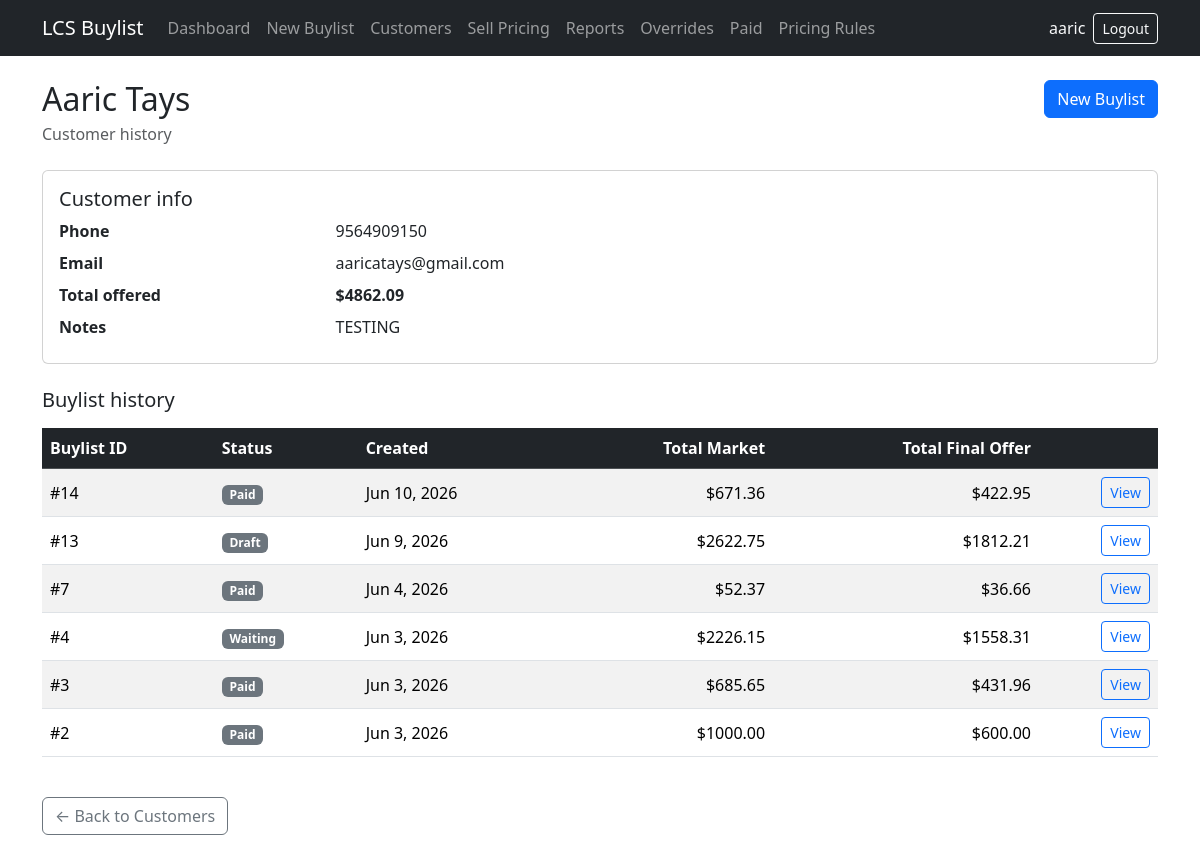
/customers/2/ (signed in), run on the app's committed database.
### buylists/models.py (models this page shows, shortened)
class Customer(models.Model):
    name = models.CharField(max_length=200)
    phone = models.CharField(max_length=50, blank=True)
    email = models.EmailField(blank=True)
    notes = models.TextField(blank=True)
    class Meta:
        ordering = ['name']

class Buylist(models.Model):
    STATUS_DRAFT = 'draft'
    STATUS_WAITING = 'waiting'
    STATUS_ACCEPTED = 'accepted'
    STATUS_REJECTED = 'rejected'
    STATUS_PAID = 'paid'
    STATUS_CHOICES = [
        (STATUS_DRAFT, 'Draft'),
        (STATUS_WAITING, 'Waiting'),
        (STATUS_ACCEPTED, 'Accepted'),
        (STATUS_REJECTED, 'Rejected'),
        (STATUS_PAID, 'Paid'),
    ]
    TERMINAL_STATUSES = {
        STATUS_ACCEPTED,
        STATUS_REJECTED,
        STATUS_PAID,
    }
    PAYMENT_CASH = 'cash'
    PAYMENT_TRADE = 'trade'
    PAYMENT_CHOICES = [
        ('', 'Not selected'),
        (PAYMENT_CASH, 'Cash (60%)'),
        (PAYMENT_TRADE, 'Trade credit (70%)'),
    ]
    customer = models.ForeignKey(
        Customer,
        on_delete=models.CASCADE,
        related_name='buylists',
    )
    created_by = models.ForeignKey(
        settings.AUTH_USER_MODEL,
        on_delete=models.SET_NULL,
        null=True,
        blank=True,
        related_name='buylists_created',
    )
    status = models.CharField(
        max_length=20,
        choices=STATUS_CHOICES,
        default=STATUS_DRAFT,
    )
    payment_choice = models.CharField(
        max_length=10,
        choices=PAYMENT_CHOICES,
        blank=True,
        default='',
    )
    PAYMENT_METHOD_CASH = 'cash'
    PAYMENT_METHOD_STORE_CREDIT = 'store_credit'
    PAYMENT_METHOD_TRADE = 'trade'
    PAYMENT_METHOD_MIXED = 'mixed'
    PAYMENT_METHOD_CHOICES = [
        ('', 'Not paid yet'),
        (PAYMENT_METHOD_CASH, 'Cash'),
        (PAYMENT_METHOD_STORE_CREDIT, 'Store credit'),
        (PAYMENT_METHOD_TRADE, 'Trade'),
        (PAYMENT_METHOD_MIXED, 'Mixed'),
    ]
    payment_method = models.CharField(
        max_length=20,
        choices=PAYMENT_METHOD_CHOICES,
        blank=True,
        default='',
    )
    amount_paid = models.DecimalField(
        max_digits=10,
        decimal_places=2,
        null=True,
        blank=True,
    )
    paid_at = models.DateTimeField(null=True, blank=True)
    paid_by = models.ForeignKey(
        settings.AUTH_USER_MODEL,
        on_delete=models.SET_NULL,
        null=True,
        blank=True,
        related_name='buylists_paid',
    )
    completed_by = models.ForeignKey(
        settings.AUTH_USER_MODEL,
        on_delete=models.SET_NULL,
        null=True,
        blank=True,
        related_name='buylists_completed',
    )
    completed_at = models.DateTimeField(null=True, blank=True)
    unlock_reason = models.TextField(blank=True)
    unlocked_by = models.ForeignKey(
        settings.AUTH_USER_MODEL,
        on_delete=models.SET_NULL,
        null=True,
        blank=True,
        related_name='buylists_unlocked',
    )
    unlocked_at = models.DateTimeField(null=True, blank=True)
    created_at = models.DateTimeField(auto_now_add=True)
    updated_at = models.DateTimeField(auto_now=True)
    class Meta:
        ordering = ['-updated_at']
    @property
    def total_market_value(self):
        return round_money(sum(item.line_market_value for item in self.items.all()))
    @property
    def total_final_offer_value(self):
        return round_money(sum(item.final_offer_price for item in self.items.all()))

class BuylistItem(models.Model):
    CONDITION_NM = 'NM'
    CONDITION_LP = 'LP'
    CONDITION_MP = 'MP'
    CONDITION_HP = 'HP'
    CONDITION_DMG = 'DMG'
    CONDITION_SEALED = 'SLD'
    CONDITION_CHOICES = [
        (CONDITION_NM, 'Near Mint (NM)'),
        (CONDITION_LP, 'Lightly Played (LP)'),
        (CONDITION_MP, 'Moderately Played (MP)'),
        (CONDITION_HP, 'Heavily Played (HP)'),
        (CONDITION_DMG, 'Damaged (DMG)'),
        (CONDITION_SEALED, 'Sealed'),
    ]
    SINGLES_CONDITION_CHOICES = [
        (CONDITION_NM, 'Near Mint (NM)'),
        (CONDITION_LP, 'Lightly Played (LP)'),
        (CONDITION_MP, 'Moderately Played (MP)'),
        (CONDITION_HP, 'Heavily Played (HP)'),
        (CONDITION_DMG, 'Damaged (DMG)'),
    ]
    CONDITION_DEFAULTS = {
        CONDITION_NM: Decimal('1.00'),
        CONDITION_LP: Decimal('0.90'),
        CONDITION_MP: Decimal('0.75'),
        CONDITION_HP: Decimal('0.60'),
        CONDITION_DMG: Decimal('0.40'),
        CONDITION_SEALED: Decimal('1.00'),
    }
    CASH_OFFER_PERCENT = Decimal('0.60')
    TRADE_OFFER_PERCENT = Decimal('0.70')
    buylist = models.ForeignKey(
        Buylist,
        on_delete=models.CASCADE,
        related_name='items',
    )
    card_name = models.CharField(max_length=200)
    set_name = models.CharField(max_length=200, blank=True)
    quantity = models.PositiveIntegerField(default=1)
    condition = models.CharField(
        max_length=3,
        choices=CONDITION_CHOICES,
        default=CONDITION_NM,
    )
    market_price = models.DecimalField(max_digits=10, decimal_places=2)
    condition_percent = models.DecimalField(max_digits=4, decimal_places=2)
    cash_offer_price = models.DecimalField(
        max_digits=10,
        decimal_places=2,
        editable=False,
    )
    trade_offer_price = models.DecimalField(
        max_digits=10,
        decimal_places=2,
        editable=False,
    )
    recommended_offer_price = models.DecimalField(
        max_digits=10,
        decimal_places=2,
        editable=False,
    )
    final_offer_price = models.DecimalField(max_digits=10, decimal_places=2)
    override_reason = models.TextField(blank=True)
    override_recommended_price = models.DecimalField(
        max_digits=10,
        decimal_places=2,
        null=True,
        blank=True,
        editable=False,
        help_text='Recommended offer at the time of override.',
    )
    override_final_price = models.DecimalField(
        max_digits=10,
        decimal_places=2,
        null=True,
        blank=True,
        editable=False,
        help_text='Final offer recorded at the time of override.',
    )
    override_by = models.ForeignKey(
        settings.AUTH_USER_MODEL,
        on_delete=models.SET_NULL,
        null=True,
        blank=True,
        related_name='offer_overrides',
    )
    override_at = models.DateTimeField(null=True, blank=True)
    notes = models.TextField(blank=True)
    class Meta:
        ordering = ['card_name']
    @property
    def line_market_value(self):
        return round_money(Decimal(self.quantity) * self.market_price)

### buylists/views.py (the view)
# urls.py: path('customers/<int:pk>/', views.customer_detail, name='customer_detail'),
@employee_required
def customer_detail(request, pk):
    customer = get_object_or_404(Customer, pk=pk)
    buylists = (
        Buylist.objects.filter(customer=customer)
        .prefetch_related('items')
        .order_by('-created_at')
    )
    total_offered = round_money(
        sum(buylist.total_final_offer_value for buylist in buylists)
    )
    return render(request, 'buylists/customer_detail.html', {
        'customer': customer,
        'buylists': buylists,
        'total_offered': total_offered,
    })

### buylists/context_processors.py (called while the page is built)
def nav_permissions(request):
    user = request.user
    return {
        'nav_is_authenticated': user.is_authenticated,
        'nav_username': user.get_username() if user.is_authenticated else '',
        'nav_is_owner': user_is_owner(user),
        'nav_is_manager_or_owner': user_is_manager_or_owner(user),
        'nav_can_view_reports': user.is_authenticated,
        'nav_can_view_override_report': user_is_manager_or_owner(user),
        'nav_can_view_paid_report': user_is_manager_or_owner(user),
    }

### buylists/models.py (called while the page is built)
def round_money(amount):
    return Decimal(amount).quantize(MONEY_PRECISION)

### buylists/permissions.py (called while the page is built)
def user_is_owner(user):
    if not user.is_authenticated:
        return False
    return user.is_superuser or GROUP_OWNER in user_group_names(user)

def user_is_manager_or_owner(user):
    if not user.is_authenticated:
        return False
    if user_is_owner(user):
        return True
    return GROUP_MANAGER in user_group_names(user)

### buylists/templates/buylists/customer_detail.html (shortened to what this page needs)
{% extends "buylists/base.html" %}
{% block content %}
<div class="d-flex justify-content-between align-items-start mb-4">
    <div>
        <h1 class="h2 mb-1">{{ customer.name }}</h1>
        <p class="text-muted mb-0">Customer history</p>
    </div>
    <a href="{% url 'buylists:buylist_create' %}?customer={{ customer.pk }}" class="btn btn-primary">New Buylist</a>
</div>
<div class="card mb-4">
    <div class="card-body">
        <h2 class="h5 card-title">Customer info</h2>
        <dl class="row mb-0">
            <dt class="col-sm-3">Phone</dt>
            <dd class="col-sm-9">{{ customer.phone|default:"—" }}</dd>
            <dt class="col-sm-3">Email</dt>
            <dd class="col-sm-9">{{ customer.email|default:"—" }}</dd>
            <dt class="col-sm-3">Total offered</dt>
            <dd class="col-sm-9 fw-semibold">${{ total_offered|floatformat:2 }}</dd>
            {% if customer.notes %}
            <dt class="col-sm-3">Notes</dt>
            <dd class="col-sm-9">{{ customer.notes }}</dd>
            {% endif %}
        </dl>
    </div>
</div>
<h2 class="h5 mb-3">Buylist history</h2>
{% if buylists %}
<div class="table-responsive mb-4">
    <table class="table table-striped table-hover align-middle">
        <thead class="table-dark">
            <tr>
                <th>Buylist ID</th>
                <th>Status</th>
                <th>Created</th>
                <th class="text-end">Total Market</th>
                <th class="text-end">Total Final Offer</th>
                <th></th>
            </tr>
        </thead>
        <tbody>
            {% for buylist in buylists %}
            <tr>
                <td>#{{ buylist.pk }}</td>
                <td>
                    <span class="badge bg-secondary">{{ buylist.get_status_display }}</span>
                </td>
                <td>{{ buylist.created_at|date:"M j, Y" }}</td>
                <td class="text-end">${{ buylist.total_market_value }}</td>
                <td class="text-end">${{ buylist.total_final_offer_value }}</td>
                <td class="text-end">
                    <a href="{% url 'buylists:buylist_detail' pk=buylist.pk %}" class="btn btn-sm btn-outline-primary">View</a>
                </td>
            </tr>
            {% endfor %}
        </tbody>
    </table>
</div>
{% else %}
<div class="alert alert-info">
    No buylists for this customer yet.
    <a href="{% url 'buylists:buylist_create' %}?customer={{ customer.pk }}">Start their first buylist</a>.
</div>
{% endif %}
<p class="mt-4">
    <a href="{% url 'buylists:customer_list' %}" class="btn btn-outline-secondary">← Back to Customers</a>
</p>
{% endblock %}

### buylists/templates/buylists/base.html (shortened to what this page needs)
<!DOCTYPE html>
<html lang="en">
<head>
    <link href="https://cdn.jsdelivr.net/npm/bootstrap@5.3.3/dist/css/bootstrap.min.css" rel="stylesheet">
</head>
<body>
    <nav class="navbar navbar-expand-lg navbar-dark bg-dark mb-4 no-print">
        <div class="container">
            <a class="navbar-brand" href="{% url 'buylists:dashboard' %}">LCS Buylist</a>
            {% if nav_is_authenticated %}
            <div class="collapse navbar-collapse" id="navbarNav">
                <ul class="navbar-nav me-auto">
                    <li class="nav-item">
                        <a class="nav-link" href="{% url 'buylists:dashboard' %}">Dashboard</a>
                    </li>
                    <li class="nav-item">
                        <a class="nav-link" href="{% url 'buylists:buylist_create' %}">New Buylist</a>
                    </li>
                    <li class="nav-item">
                        <a class="nav-link" href="{% url 'buylists:customer_list' %}">Customers</a>
                    </li>
                    <li class="nav-item">
                        <a class="nav-link" href="{% url 'buylists:sell_price_search' %}">Sell Pricing</a>
                    </li>
                    {% if nav_can_view_reports %}
                    <li class="nav-item">
                        <a class="nav-link" href="{% url 'buylists:buylist_report' %}">Reports</a>
                    </li>
                    {% endif %}
                    {% if nav_can_view_override_report %}
                    <li class="nav-item">
                        <a class="nav-link" href="{% url 'buylists:override_report' %}">Overrides</a>
                    </li>
                    {% endif %}
                    {% if nav_can_view_paid_report %}
                    <li class="nav-item">
                        <a class="nav-link" href="{% url 'buylists:paid_report' %}">Paid</a>
                    </li>
                    {% endif %}
                    {% if nav_is_owner %}
                    <li class="nav-item">
                        <a class="nav-link" href="{% url 'buylists:pricing_rule_list' %}">Pricing Rules</a>
                    </li>
                    {% endif %}
                </ul>
                <ul class="navbar-nav align-items-lg-center gap-lg-2">
                    <li class="nav-item">
                        <span class="navbar-text text-light">
                            {{ nav_username }}
                        </span>
                    </li>
                    <li class="nav-item">
                        <form method="post" action="{% url 'buylists:logout' %}" class="d-inline">
                            <button type="submit" class="btn btn-outline-light btn-sm">Logout</button>
                        </form>
                    </li>
                </ul>
            </div>
            {% endif %}
        </div>
    </nav>
    <main class="container pb-5">
        {% block content %}{% endblock %}
    </main>
</body>
</html>

### data on the page
Customer: name "Aaric Tays", phone "9564909150", email "aaricatays@gmail.com", notes "TESTING"
Buylist: pk "14", status "Paid", created_at "Jun 10, 2026", total_market_value "671.36", total_final_offer_value "422.95"
Buylist: pk "13", status "Draft", created_at "Jun 9, 2026", total_market_value "2622.75", total_final_offer_value "1812.21"
Buylist: pk "7", status "Paid", created_at "Jun 4, 2026", total_market_value "52.37", total_final_offer_value "36.66"
Buylist: pk "4", status "Waiting", created_at "Jun 3, 2026", total_market_value "2226.15", total_final_offer_value "1558.31"
Buylist: pk "3", status "Paid", created_at "Jun 3, 2026", total_market_value "685.65", total_final_offer_value "431.96"
Buylist: pk "2", status "Paid", created_at "Jun 3, 2026", total_market_value "1000.00", total_final_offer_value "600.00"

### other printed values
{{ nav_username }} "aaric"
{{ total_offered|floatformat:2 }} "4862.09"
